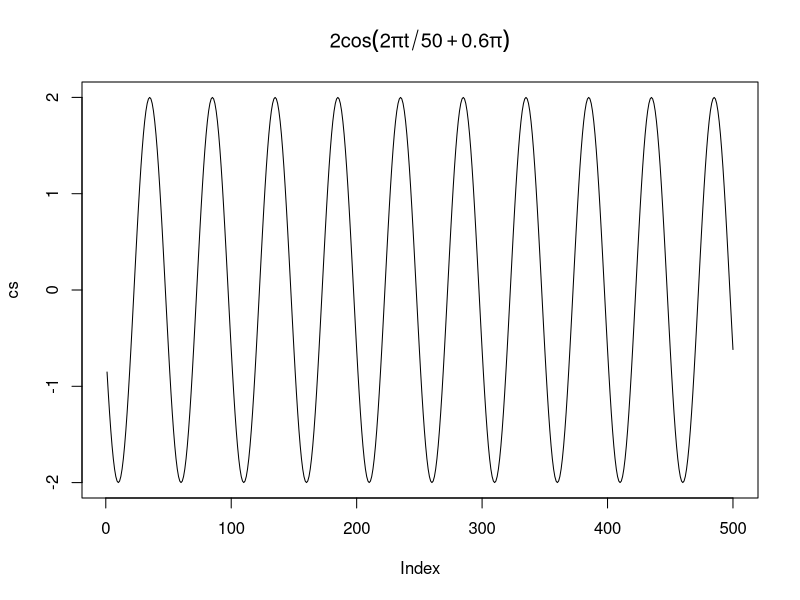
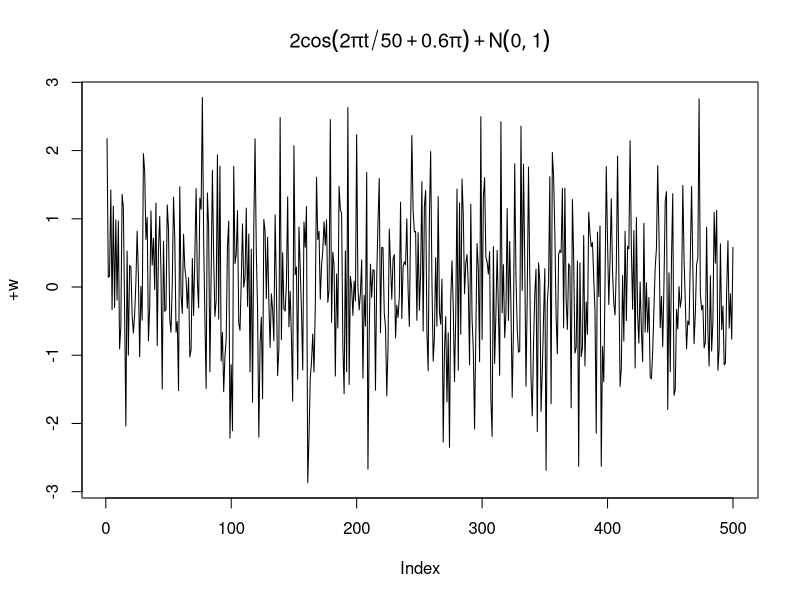
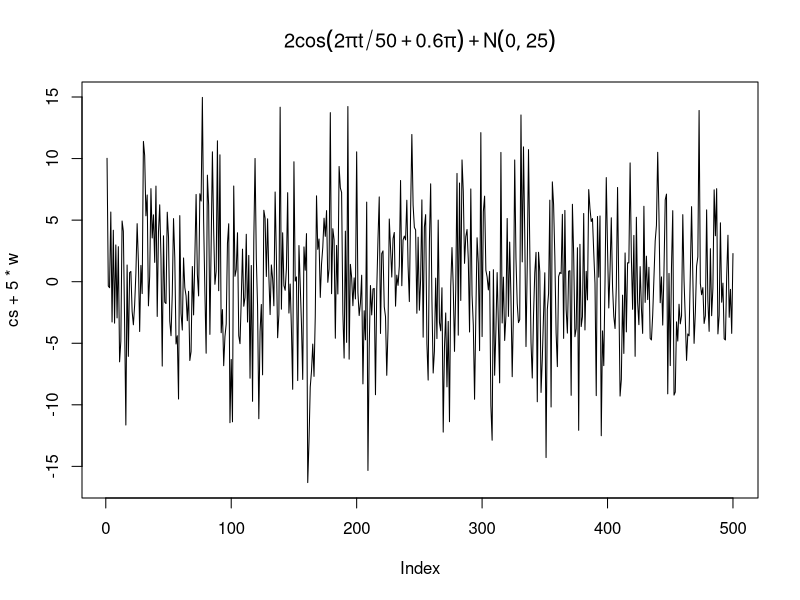
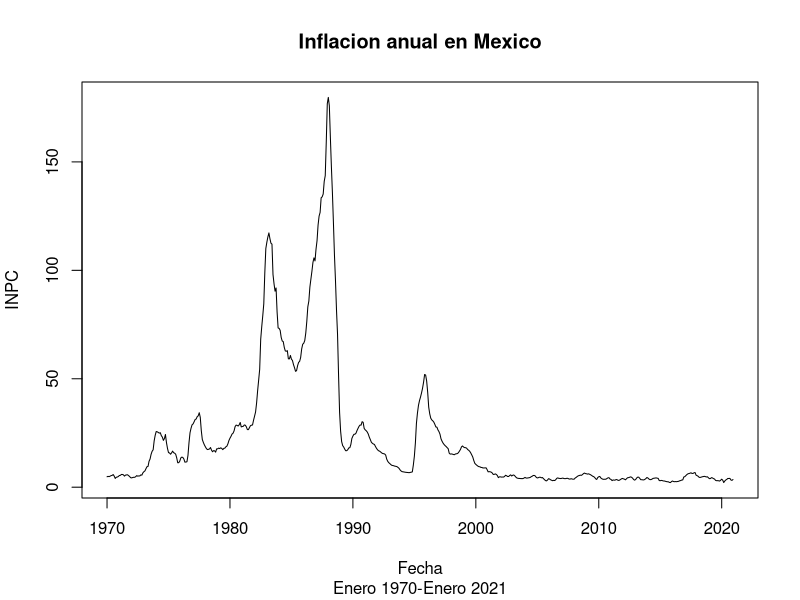
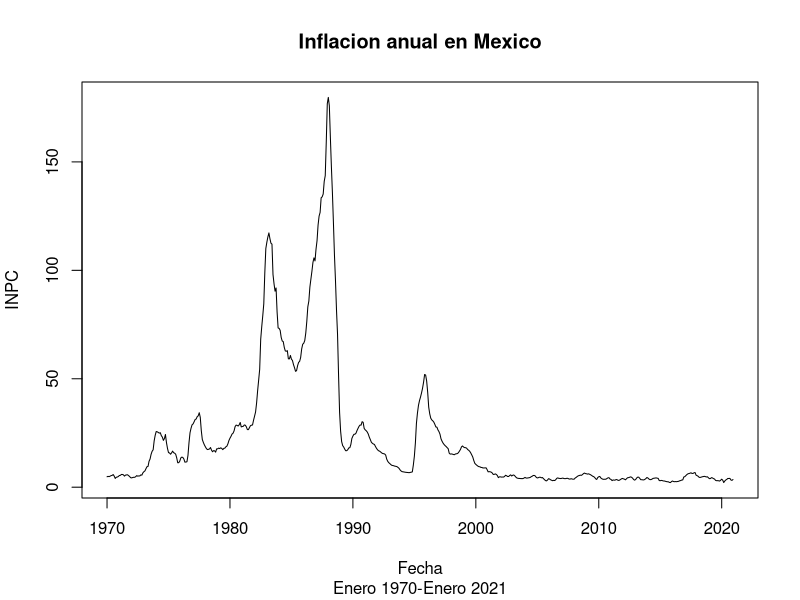
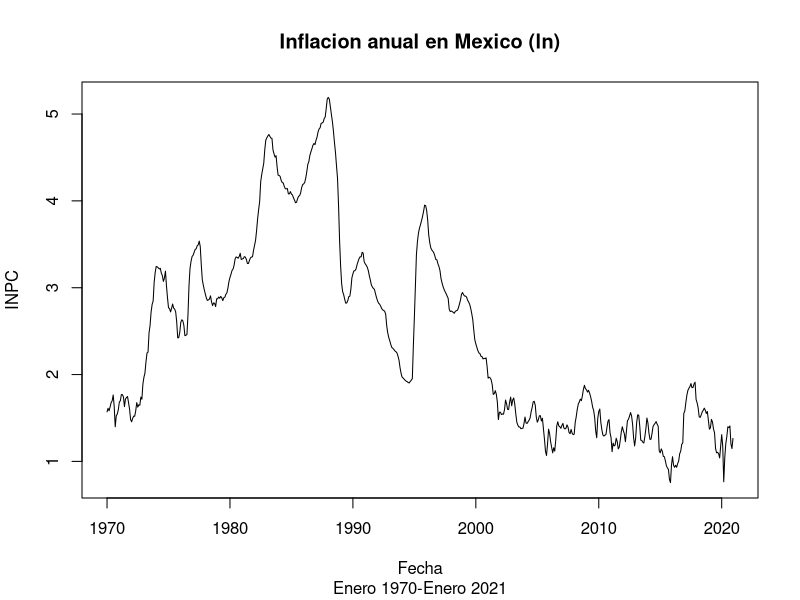
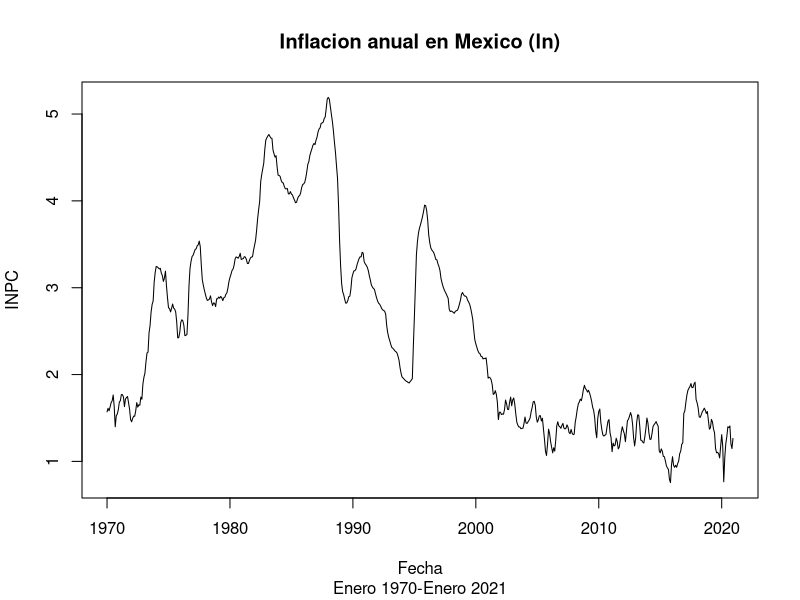
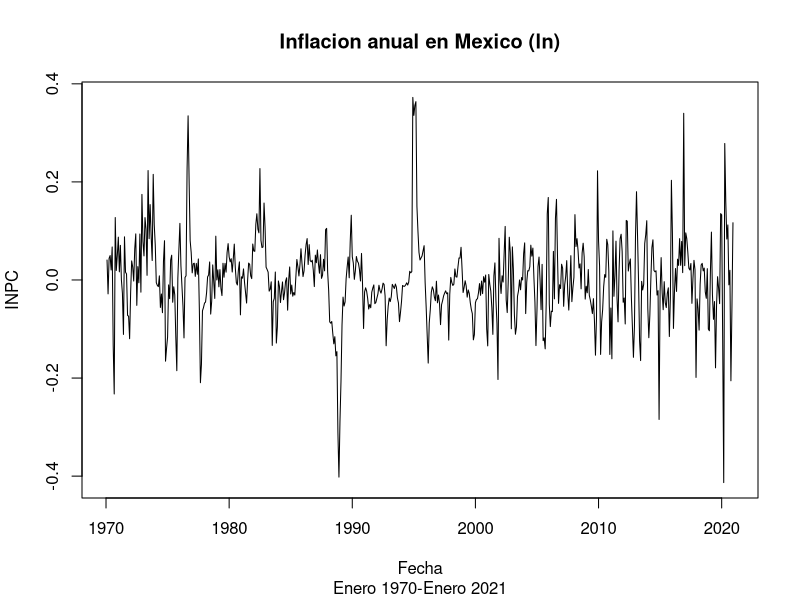

These charts were generated, in order, by the following R code:
#Universidad Nacional Autonoma de Mexico
##Facultad de Estudios Superiores Acatlan 
###Licenciatura en Actuaria 
##Series de Tiempo 
##Semestre 2021-II 

##Practica 1 

##Introduccion a R. 
#primer acercamiento 
cs = 2*cos(2*pi*1:500/50 + .6*pi)
w = rnorm(500,0,1)
plot(cs, type = "l", main = expression(2*cos(2*pi*t/50+.6*pi)))

#A esta grafica ya le metimos ruido a la serie, aunque 
#se siga percibiendo la onda del coseno.
plot(+w, type = "l", main = expression(2*cos(2*pi*t/50+.6*pi)+N(0,1)))
 
#Ya no se ve tanto ese comportamiento ondulatorio                                                                       
plot(cs+5*w, type = "l", main = expression(2*cos(2*pi*t/50+.6*pi)+N(0,25)))
#hay veces que no sabemos que hay dentro de una serie de tiempo, 
#por eso es muy importante saber aislar el efecto de los choques aleatorios. 

#importar datos 
library(readxl)
#Datos relacionados a la inflación en Mexico. 
base = read.csv("Consulta_20210309-000212894.csv", skip = 19,
col.names = c("fecha", "nivel"))

#Le vamos a cambiar el tipo de dato. 
#veamos los datos 
str(base)
base$nivel= as.numeric(base$nivel)
base$fecha = as.Date(base$fecha, format = "%d/%m/%Y")


#Crear un objeto de tipo series de tiempo 
#ventaja trabajar de esta forma la base de  datos.
#si queremos convertir toda la base a formato series de tiempo. 
ts1 = as.ts(base) #la fecha las esta marcando mal, eso no sirve tanto. 
ts1 = ts(base$nivel) #aqui solo queremos definir el nivel a ese formato. 
ts1 = ts(base$nivel, start = 1970) #empieza en 1970, pero no los reconoce por años.
ts1 = ts(base$nivel, start = c(1970,1), frequency = 12) #empezaremos en 1970 en el mes1 con frecuencia de 12 meses. 
#lo que obtendremos es lo que queremos, ya tenemos la estructura temporal que queremos. 

#lo que podemos ver con la grafica, es que tiene una varianza muy grande, 
#varianza muy dispar, lo primero en lo que se debe de trabajar es con la varianza. 
#¿Habra una tendencia?, a primera vista, no se ve, pero en muchas 
#veces la varianza encubre una tendencia.
#una buena opcion es primero trabajar con la varianza, para que nos revele 
#si tiene alguna tendencia. 
plot(ts1, type="l", xlab="Fecha", ylab="INPC", main = "Inflacion anual en Mexico", sub = "Enero 1970-Enero 2021")
plot.ts(ts1, xlab="Fecha", ylab="INPC", main = "Inflacion anual en Mexico", sub = "Enero 1970-Enero 2021")

#aplicamos el logaritmo, para analizar la varianza 
#Logaritmo

base$ln <- log(base$nivel) #esto nos genera, a valores grandes los hace pequeños y viceversa
tsl <- log(ts1)
plot.ts(tsl, xlab="Fecha", ylab="INPC", main = "Inflacion anual en Mexico (ln)", sub = "Enero 1970-Enero 2021")
plot.ts(log(ts1), xlab="Fecha", ylab="INPC", main = "Inflacion anual en Mexico (ln)", sub = "Enero 1970-Enero 2021")
#si vemos la comparacion, ahorita la grafica estan entre 1 y 5, eso ya nos habla 
#de una estabilizacion de la varianza. 
#¿Pareciera que hay una tendencia? 
#el punto es que si podria existir una tendencia. 
#¿Como trabajamos con las tendencias? 
#con las diferencias, para eso usaremos la funcion diff. 
tsdl = diff(log(ts1), 1) #diferencia de orden 1, 
#con esta grafica, podemos ver que ya se ve centrado sobre el 0, con eso quitamos la tendencia, dejando todo centrando en 0. 
#de esta manera, esta serie ya se ve estacionaria, aunque aun no lo podemos asegurar.
plot.ts(tsdl, xlab="Fecha", ylab="INPC", main = "Inflacion anual en Mexico (ln)", sub = "Enero 1970-Enero 2021")

par(mfrow=c(3,1))
plot.ts(ts1, xlab="Fecha", ylab="INPC", main = "Inflacion anual en Mexico", sub = "Enero 1970-Enero 2021")
plot.ts(tsl, xlab="Fecha", ylab="INPC", main = "Inflacion anual en Mexico (ln)", sub = "Enero 1970-Enero 2021")
plot.ts(tsdl, xlab="Fecha", ylab="INPC", main = "Inflacion anual en Mexico d(ln)", sub = "Enero 1970-Enero 2021")


